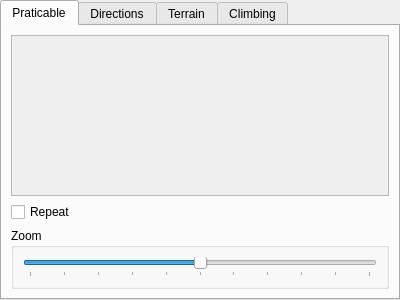
<?xml version="1.0" encoding="UTF-8"?>
<ui version="4.0">
 <class>WidgetTilesetSettings</class>
 <widget class="QWidget" name="WidgetTilesetSettings">
  <property name="geometry">
   <rect>
    <x>0</x>
    <y>0</y>
    <width>400</width>
    <height>300</height>
   </rect>
  </property>
  <property name="windowTitle">
   <string>Form</string>
  </property>
  <layout class="QVBoxLayout" name="verticalLayout_2">
   <property name="leftMargin">
    <number>0</number>
   </property>
   <property name="topMargin">
    <number>0</number>
   </property>
   <property name="rightMargin">
    <number>0</number>
   </property>
   <property name="bottomMargin">
    <number>0</number>
   </property>
   <item>
    <layout class="QVBoxLayout" name="verticalLayout">
     <item>
      <widget class="QTabWidget" name="tabWidget">
       <property name="currentIndex">
        <number>0</number>
       </property>
       <widget class="QWidget" name="tab">
        <attribute name="title">
         <string>Praticable</string>
        </attribute>
        <layout class="QGridLayout" name="gridLayout_2">
         <item row="0" column="0">
          <widget class="QScrollArea" name="scrollArea">
           <property name="widgetResizable">
            <bool>true</bool>
           </property>
           <widget class="WidgetTilesetPraticable" name="widgetTilesetPraticable">
            <property name="geometry">
             <rect>
              <x>0</x>
              <y>0</y>
              <width>374</width>
              <height>148</height>
             </rect>
            </property>
           </widget>
          </widget>
         </item>
         <item row="2" column="0">
          <widget class="QGroupBox" name="groupBoxZoom">
           <property name="title">
            <string>Zoom</string>
           </property>
           <layout class="QGridLayout" name="gridLayout_4">
            <item row="0" column="0">
             <widget class="QSlider" name="horizontalSlider">
              <property name="minimum">
               <number>-5</number>
              </property>
              <property name="maximum">
               <number>5</number>
              </property>
              <property name="pageStep">
               <number>1</number>
              </property>
              <property name="sliderPosition">
               <number>0</number>
              </property>
              <property name="tracking">
               <bool>true</bool>
              </property>
              <property name="orientation">
               <enum>Qt::Horizontal</enum>
              </property>
              <property name="invertedAppearance">
               <bool>false</bool>
              </property>
              <property name="invertedControls">
               <bool>false</bool>
              </property>
              <property name="tickPosition">
               <enum>QSlider::TicksBelow</enum>
              </property>
              <property name="tickInterval">
               <number>1</number>
              </property>
             </widget>
            </item>
           </layout>
          </widget>
         </item>
         <item row="1" column="0">
          <widget class="QCheckBox" name="checkBoxRepeat">
           <property name="text">
            <string>Repeat</string>
           </property>
          </widget>
         </item>
        </layout>
       </widget>
       <widget class="QWidget" name="tabDirections">
        <attribute name="title">
         <string>Directions</string>
        </attribute>
        <layout class="QGridLayout" name="gridLayout_3">
         <item row="0" column="0">
          <widget class="QScrollArea" name="scrollArea_2">
           <property name="widgetResizable">
            <bool>true</bool>
           </property>
           <widget class="WidgetTilesetDirection" name="widgetTilesetDirection">
            <property name="geometry">
             <rect>
              <x>0</x>
              <y>0</y>
              <width>374</width>
              <height>247</height>
             </rect>
            </property>
           </widget>
          </widget>
         </item>
        </layout>
       </widget>
       <widget class="QWidget" name="tab_2">
        <attribute name="title">
         <string>Terrain</string>
        </attribute>
        <layout class="QGridLayout" name="gridLayout">
         <item row="0" column="0">
          <widget class="QScrollArea" name="scrollArea_3">
           <property name="widgetResizable">
            <bool>true</bool>
           </property>
           <widget class="WidgetTilesetTerrain" name="widgetTilesetTerrain">
            <property name="geometry">
             <rect>
              <x>0</x>
              <y>0</y>
              <width>374</width>
              <height>247</height>
             </rect>
            </property>
           </widget>
          </widget>
         </item>
        </layout>
       </widget>
       <widget class="QWidget" name="tab_3">
        <attribute name="title">
         <string>Climbing</string>
        </attribute>
        <layout class="QGridLayout" name="gridLayout_5">
         <item row="0" column="0">
          <widget class="QScrollArea" name="scrollArea_4">
           <property name="widgetResizable">
            <bool>true</bool>
           </property>
           <widget class="WidgetTilesetClimbing" name="widgetTilesetClimbing">
            <property name="geometry">
             <rect>
              <x>0</x>
              <y>0</y>
              <width>374</width>
              <height>247</height>
             </rect>
            </property>
            <layout class="QGridLayout" name="gridLayout_6"/>
           </widget>
          </widget>
         </item>
        </layout>
       </widget>
      </widget>
     </item>
    </layout>
   </item>
  </layout>
 </widget>
 <customwidgets>
  <customwidget>
   <class>WidgetTilesetPraticable</class>
   <extends>QWidget</extends>
   <header>widgettilesetpraticable.h</header>
   <container>1</container>
  </customwidget>
  <customwidget>
   <class>WidgetTilesetDirection</class>
   <extends>QWidget</extends>
   <header>widgettilesetdirection.h</header>
   <container>1</container>
  </customwidget>
  <customwidget>
   <class>WidgetTilesetTerrain</class>
   <extends>QWidget</extends>
   <header>widgettilesetterrain.h</header>
   <container>1</container>
  </customwidget>
  <customwidget>
   <class>WidgetTilesetClimbing</class>
   <extends>QWidget</extends>
   <header>widgettilesetclimbing.h</header>
   <container>1</container>
  </customwidget>
 </customwidgets>
 <resources/>
 <connections/>
</ui>
